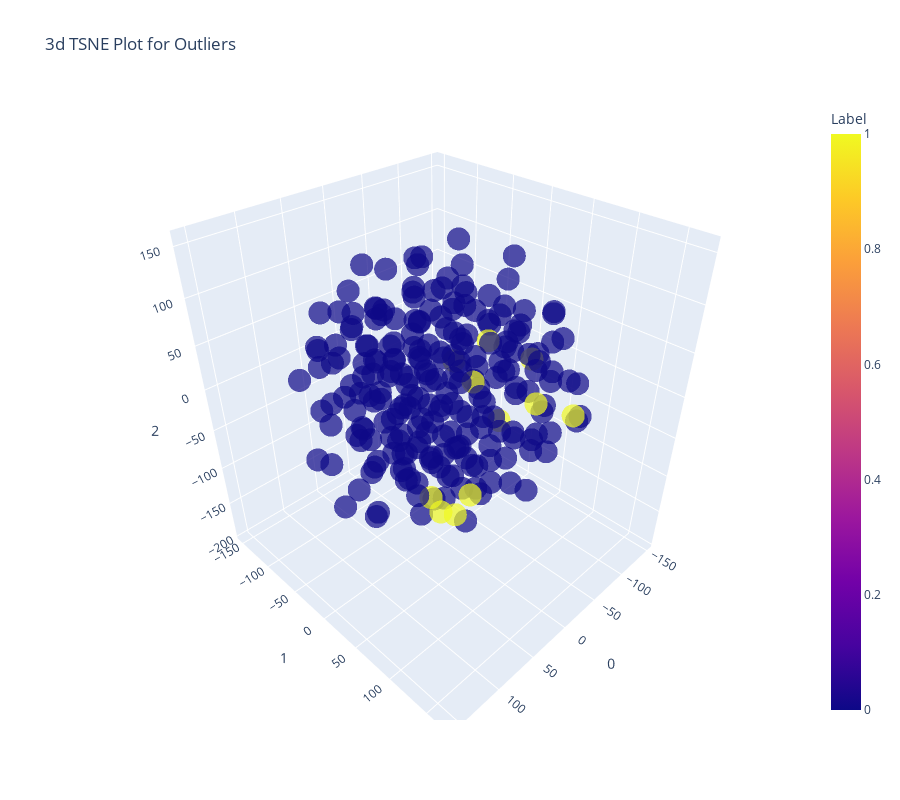

This figure's notebook cell:
### Code cell
plot_model(knn)

### Figure 1 — Plotly figure (JSON) as saved in the notebook; plotly's stock layout.template omitted (floating-point values rounded to 4 significant figures; data arrays with more than 128 entries replaced by an {"elided": "..."} marker saying what was removed)
{"data": [{"customdata": {"elided": "234x1 int values"}, "hoverlabel": {"namelength": 0}, "hovertemplate": "0=%{x}<br>1=%{y}<br>2=%{z}<br>Feature=%{customdata[0]}<br>Label=%{marker.color}", "legendgroup": "", "marker": {"color": {"elided": "234 int values"}, "coloraxis": "coloraxis", "opacity": 0.7, "symbol": "circle"}, "mode": "markers", "name": "", "scene": "scene", "showlegend": false, "type": "scatter3d", "x": {"elided": "234 float values"}, "y": {"elided": "234 float values"}, "z": {"elided": "234 float values"}}], "layout": {"coloraxis": {"colorbar": {"title": {"text": "Label"}}, "colorscale": [[0, "#0d0887"], [0.1111, "#46039f"], [0.2222, "#7201a8"], [0.3333, "#9c179e"], [0.4444, "#bd3786"], [0.5556, "#d8576b"], [0.6667, "#ed7953"], [0.7778, "#fb9f3a"], [0.8889, "#fdca26"], [1, "#f0f921"]]}, "height": 800, "legend": {"tracegroupgap": 0}, "scene": {"domain": {"x": [0, 1], "y": [0, 1]}, "xaxis": {"title": {"text": "0"}}, "yaxis": {"title": {"text": "1"}}, "zaxis": {"title": {"text": "2"}}}, "title": {"text": "3d TSNE Plot for Outliers"}, "width": 900}}
